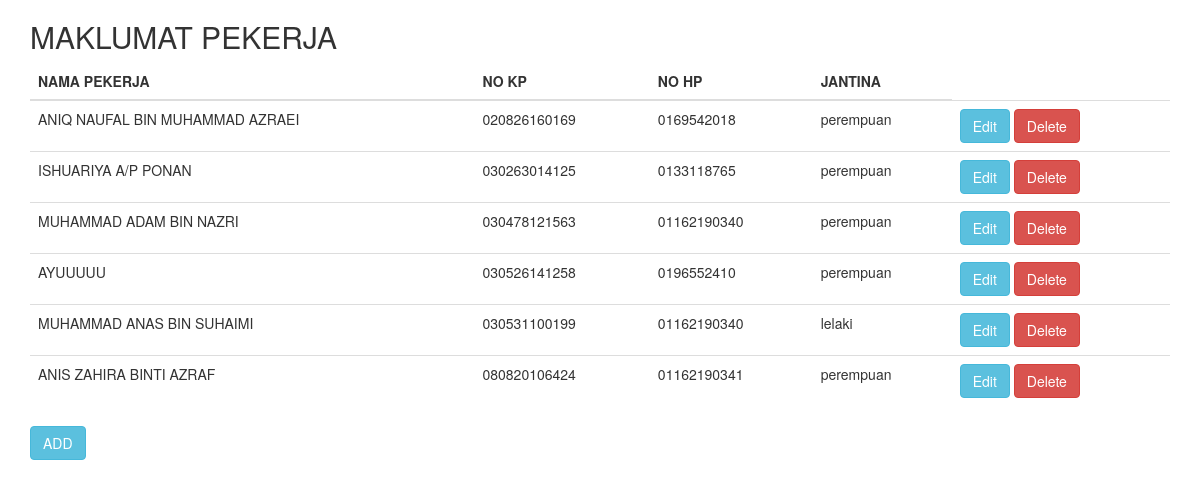
The page /view.php on the database its author committed.
### tables this page shows
CREATE TABLE `info_pekerja` (
  `id` int(3) NOT NULL,
  `nama_pekerja` varchar(50) NOT NULL,
  `no_kp` varchar(12) NOT NULL,
  `jantina` varchar(50) NOT NULL,
  `no_hp` varchar(50) NOT NULL
);

### view.php (the view, shortened to what this page needs)
<?php
include "config.php";
$sql = "SELECT * FROM info_pekerja";
$result = $conn->query($sql);
?>
<!DOCTYPE html>
<html>
<head>
<link rel="stylesheet" href="https://maxcdn.bootstrapcdn.com/bootstrap/3.4.0/css/bootstrap.min.css">
</head>
<body>
    <div class="container">
        <h2>MAKLUMAT PEKERJA</h2>
<table class="table">
    <thead>
        <tr>
        <th>NAMA PEKERJA</th>
        <th>NO KP</th>
        <th>NO HP</th>
        <th>JANTINA</th>
    </tr>
    </thead>
    <tbody>
        <?php
            if ($result->num_rows > 0) {
                while ($row = $result->fetch_assoc()) {
        ?>
                    <tr>
                    <td><?php echo $row['nama_pekerja']; ?></td>
                    <td><?php echo $row['no_kp']; ?></td>
                    <td><?php echo $row['no_hp']; ?></td>
                    <td><?php echo $row['jantina']; ?></td>
                    <td><a class="btn btn-info" href="update.php?id=<?php echo $row['id']; ?>
                    ">Edit</a>&nbsp;<a class="btn btn-danger" href="delete.php?id=<?php echo $row['no_kp']; ?>">Delete</a></td>
                    </tr>
        <?php       }
            }
        ?>
    </tbody>
</table>
<a class="btn btn-info" href="infopekerja.php ">ADD</a>
    </div>
</body>
</html>

### rows shown on the page
info_pekerja: nama_pekerja "ANIQ NAUFAL BIN MUHAMMAD AZRAEI", no_kp "020826160169", no_hp "0169542018", jantina "perempuan"
info_pekerja: nama_pekerja "ISHUARIYA A/P PONAN", no_kp "030263014125", no_hp "0133118765", jantina "perempuan"
info_pekerja: nama_pekerja "MUHAMMAD ADAM BIN NAZRI", no_kp "030478121563", no_hp "01162190340", jantina "perempuan"
info_pekerja: nama_pekerja "AYUUUUU", no_kp "030526141258", no_hp "0196552410", jantina "perempuan"
info_pekerja: nama_pekerja "MUHAMMAD ANAS BIN SUHAIMI", no_kp "030531100199", no_hp "01162190340", jantina "lelaki"
info_pekerja: nama_pekerja "ANIS ZAHIRA BINTI AZRAF", no_kp "080820106424", no_hp "01162190341", jantina "perempuan"
